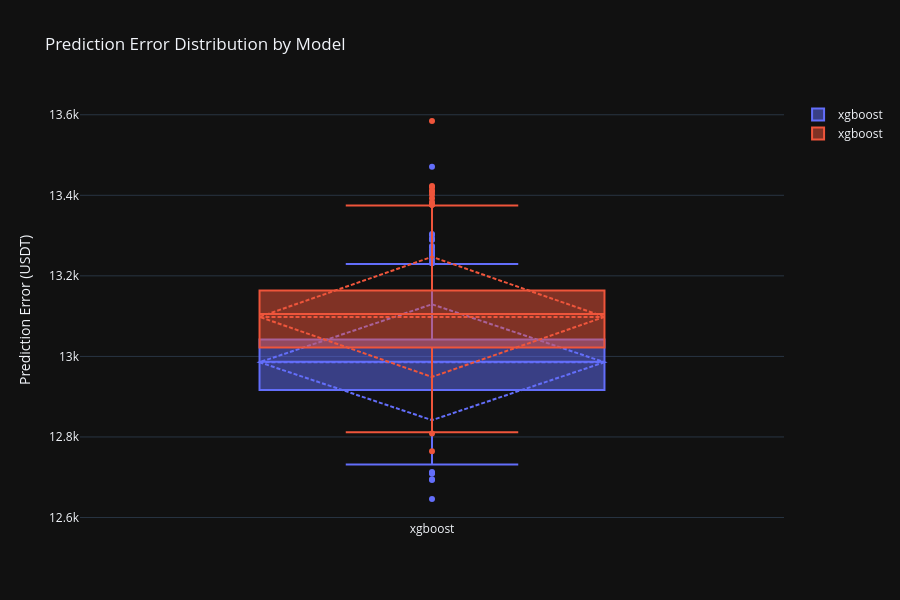

Notebook source saved alongside this figure:
### Code cell
"""Analyze prediction error distributions for each model."""

fig = go.Figure()

for result in evaluation_results_sorted:
    errors = result["predictions"] - result["actuals"]
    
    fig.add_trace(go.Box(
        y=errors,
        name=result["model_name"],
        boxmean='sd',  # Show mean and std dev
    ))

fig.update_layout(
    title="Prediction Error Distribution by Model",
    yaxis_title="Prediction Error (USDT)",
    template="plotly_dark",
    height=600,
    showlegend=True,
)

fig.show()

console.print("[green]✓ Error distribution displayed[/green]")

### Figure 1 — Plotly figure (JSON) as saved in the notebook; plotly's stock layout.template omitted (floating-point values rounded to 4 significant figures; data arrays with more than 128 entries replaced by an {"elided": "..."} marker saying what was removed)
{"data": [{"boxmean": "sd", "name": "xgboost", "type": "box", "y": {"elided": "180 float values"}}, {"boxmean": "sd", "name": "xgboost", "type": "box", "y": {"elided": "180 float values"}}], "layout": {"height": 600, "showlegend": true, "title": {"text": "Prediction Error Distribution by Model"}, "yaxis": {"title": {"text": "Prediction Error (USDT)"}}}}
